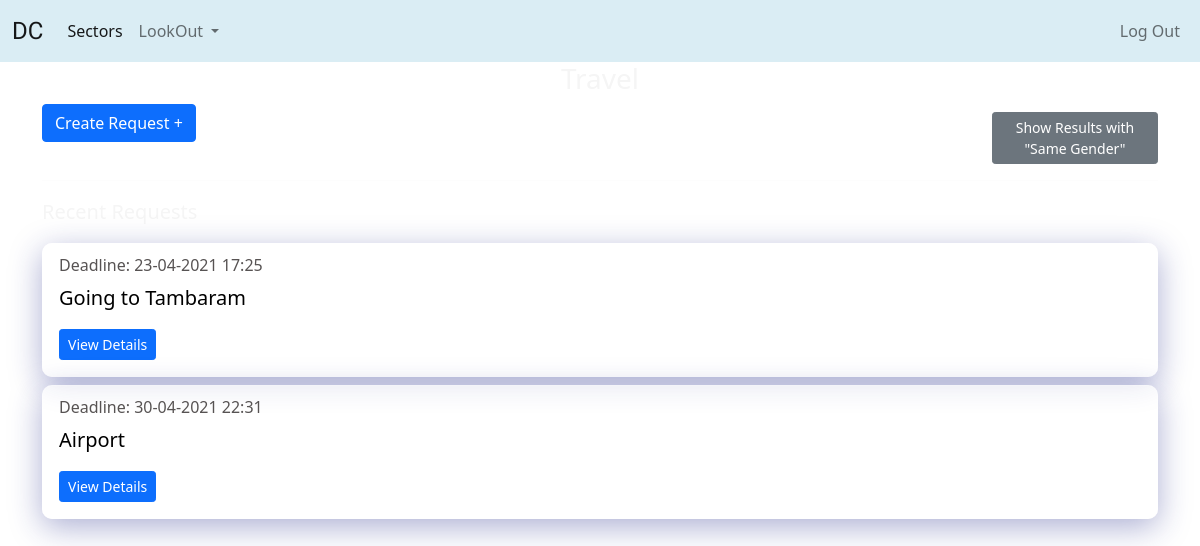
The page /sector/1/0/ (signed in) on the database as committed earlier.
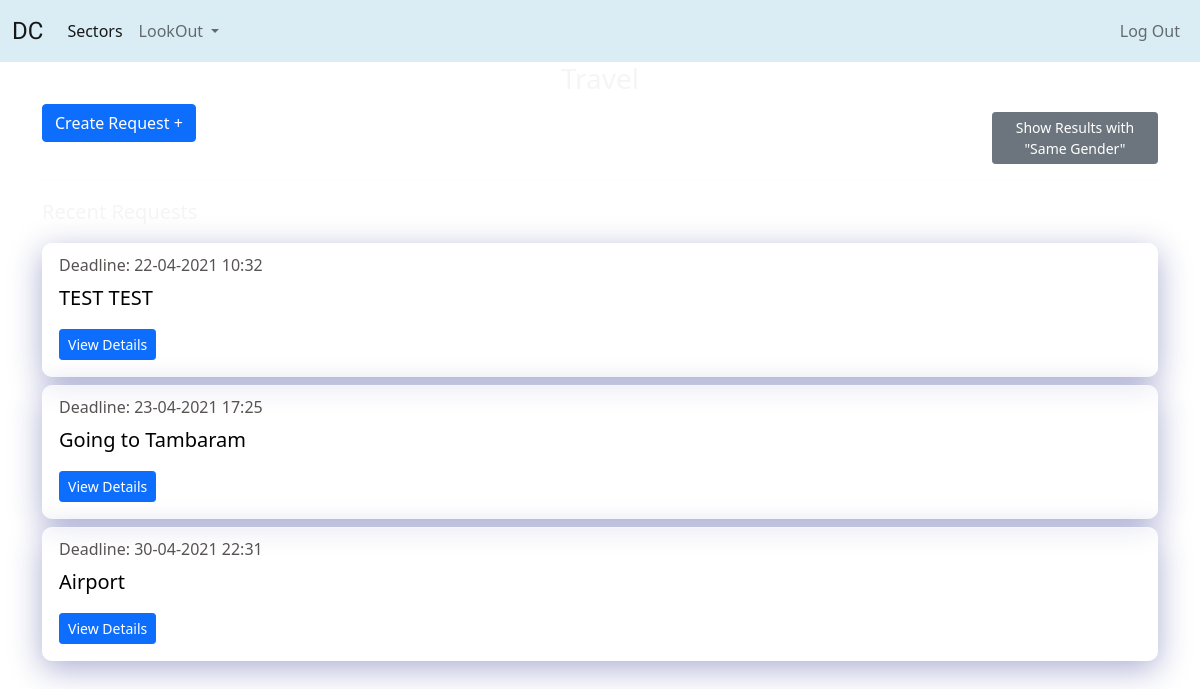
The same page on the database as committed later.
### connect/models.py (models this page shows, shortened)
class Request(models.Model):
    requester = models.ForeignKey(User,on_delete=models.CASCADE,blank=True,related_name='req')
    sector = models.ForeignKey(SectorField,on_delete=models.CASCADE,related_name='reqsec')
    genre = models.CharField(max_length=56,null=True,blank=True)
    subject = models.CharField(max_length=128)
    content = models.TextField()
    match_with_same_gender = models.BooleanField(default=False)
    deadline = models.DateTimeField()
    is_first_year_req = models.BooleanField(default=False)
    created_at = models.DateTimeField(auto_now_add=True)
    deleted = models.BooleanField(default=False)
    pending = models.BooleanField(default=True)
    class Meta:
        ordering = ['-created_at']

### connect/views.py (the view)
# urls.py: path('sector/<int:id>/<int:type_>/',views.DisplayRequest.as_view(),name='display-request'),
class DisplayRequest(LoginRequiredMixin,View):
    def get(self,request,id,type_,*args,**kwargs):
        sector = get_object_or_404(SectorField,pk=id)
        if request.user.info.year == 1:
            requests_ = Request.objects.filter(sector=sector,is_first_year_req = True,deleted=False,pending=True)
        else:
            requests_ = Request.objects.filter(sector=sector,is_first_year_req = False,deleted=False,pending=True)
        final_requests =  []
        for i in requests_:
            if(i.match_with_same_gender):
                if(request.user.info.gender == i.requester.info.gender):
                    final_requests.append(i)
            elif(type_ == 1):
                if(request.user.info.gender == i.requester.info.gender):
                    final_requests.append(i)
            else:
                final_requests.append(i)
        data = {
            'sector':sector,
            'requests':final_requests,
            'type_':type_,
        }
        return render(request,'connect/sector-detail.html',context=data)

### connect/templates/connect/sector-detail.html (shortened to what this page needs)
{% extends 'base.html' %}
{% block content %}
<h3 class="text-center">{{sector.name}}</h3>
<div class="row">
    <div class="col-lg-10 col-sm-12">
        <a class="btn btn-primary" href="{% url 'connect:create-request' sector.id %}">Create Request +</a>
    </div>
    <div class="col-lg-2 col-sm-12 mt-2">
        {% if type_ == 0 %}
            <a class="btn btn-secondary btn-sm" href="{% url 'connect:display-request' sector.id 1 %}">Show Results with "Same Gender"</a>
        {% else %}
            <a class="btn btn-secondary btn-sm" href="{% url 'connect:display-request' sector.id 0 %}">Show Original Results</a>
        {% endif %}
    </div>
</div>
<hr>
<div>
    <p class="lead">Recent Requests</p>
    {% for req in requests %}
        <div class="card glass-container my-2">
            <div class="card-body">
                <h6 class="card-subtitle card-greycolor mb-2">Deadline: {{req.deadline | date:'d-m-Y H:i'}}</h6>
                <p class="card-text card-blackcolor lead">{{req.subject}}</p>
                <a class="btn btn-primary btn-sm" href="{% url 'connect:detail-request' req.id %}">View Details</a>
            </div>
        </div>
    {% empty %}
        <p>No Recent Requests :(</p>
    {% endfor %}
</div>
{% endblock %}

Rows that differ between the two databases and show on the page:
added Request: deadline "22-04-2021 10:32", subject "TEST TEST"
